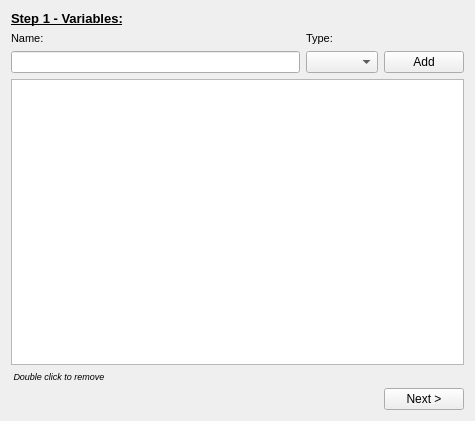
<?xml version="1.0" encoding="UTF-8"?>
<ui version="4.0">
 <class>ProjectSetupUi</class>
 <widget class="QWidget" name="ProjectSetupUi">
  <property name="geometry">
   <rect>
    <x>0</x>
    <y>0</y>
    <width>475</width>
    <height>421</height>
   </rect>
  </property>
  <property name="windowTitle">
   <string>Form</string>
  </property>
  <layout class="QGridLayout" name="gridLayout_2">
   <item row="0" column="0">
    <layout class="QVBoxLayout" name="verticalLayout">
     <item>
      <widget class="QLabel" name="label_2">
       <property name="font">
        <font>
         <pointsize>10</pointsize>
         <weight>75</weight>
         <bold>true</bold>
         <underline>true</underline>
        </font>
       </property>
       <property name="text">
        <string>Step 1 - Variables:</string>
       </property>
      </widget>
     </item>
     <item>
      <layout class="QGridLayout" name="gridLayout">
       <item row="0" column="0">
        <widget class="QLabel" name="label">
         <property name="font">
          <font>
           <pointsize>8</pointsize>
          </font>
         </property>
         <property name="text">
          <string>Name:</string>
         </property>
        </widget>
       </item>
       <item row="0" column="1">
        <widget class="QLabel" name="label_3">
         <property name="font">
          <font>
           <pointsize>8</pointsize>
          </font>
         </property>
         <property name="text">
          <string>Type:</string>
         </property>
        </widget>
       </item>
       <item row="1" column="0">
        <widget class="QLineEdit" name="m_variableName"/>
       </item>
       <item row="1" column="1">
        <widget class="QComboBox" name="m_typeCombo"/>
       </item>
       <item row="1" column="2">
        <widget class="QPushButton" name="m_addButton">
         <property name="text">
          <string>Add</string>
         </property>
        </widget>
       </item>
      </layout>
     </item>
     <item>
      <widget class="QListWidget" name="m_inputVariablesList">
       <property name="contextMenuPolicy">
        <enum>Qt::CustomContextMenu</enum>
       </property>
      </widget>
     </item>
     <item>
      <widget class="QLabel" name="label_4">
       <property name="font">
        <font>
         <pointsize>7</pointsize>
         <italic>true</italic>
        </font>
       </property>
       <property name="text">
        <string> Double click to remove</string>
       </property>
      </widget>
     </item>
     <item>
      <layout class="QHBoxLayout" name="horizontalLayout">
       <item>
        <spacer name="horizontalSpacer">
         <property name="orientation">
          <enum>Qt::Horizontal</enum>
         </property>
         <property name="sizeHint" stdset="0">
          <size>
           <width>40</width>
           <height>20</height>
          </size>
         </property>
        </spacer>
       </item>
       <item>
        <widget class="QPushButton" name="m_nextButton">
         <property name="text">
          <string>Next &gt;</string>
         </property>
        </widget>
       </item>
      </layout>
     </item>
    </layout>
   </item>
  </layout>
  <action name="actionAdd">
   <property name="text">
    <string>Добавить</string>
   </property>
   <property name="toolTip">
    <string>Добавить новую входную переменную</string>
   </property>
  </action>
 </widget>
 <resources/>
 <connections/>
</ui>
